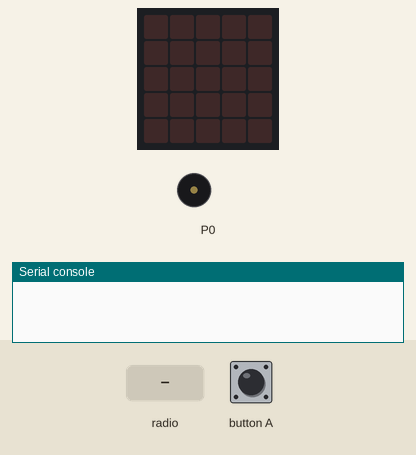
This program was run on a simulated BBC micro:bit (MakeCode). Shown: the board's 5×5 LED display, buzzer (waves = sounding), the last lines printed to the serial console. The inputs (shaded band) are chosen by the test bench. No radio messages arrive unless stated (any console line starting 'radio sent:' is added by the test bench).

Above: at 1.2 s.
1.3 s: button A pressed for 0.15 s
At 1.8 s:
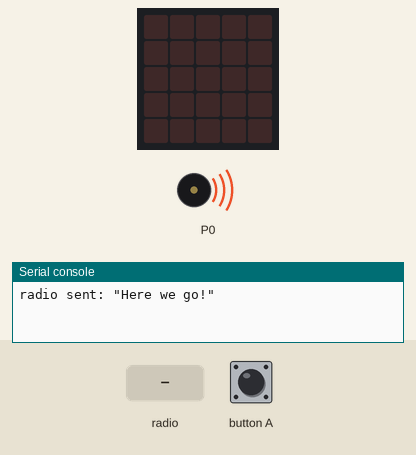
4.4 s: radio message "1" arrives
At 4.8 s:
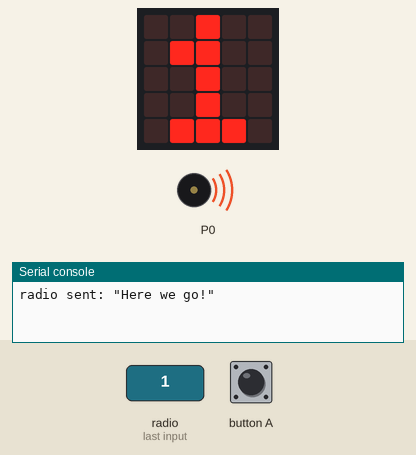
At 6.2 s:
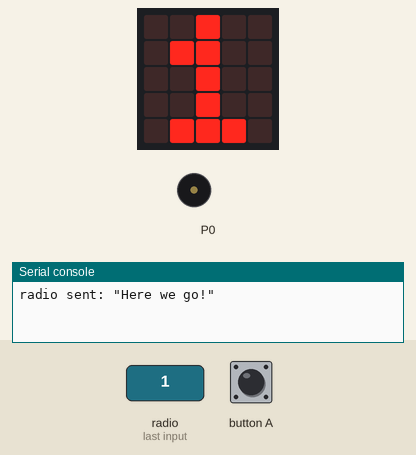
Timing chart, 0 to 7.7 s (numbered marks = the images above; inputs shaded):
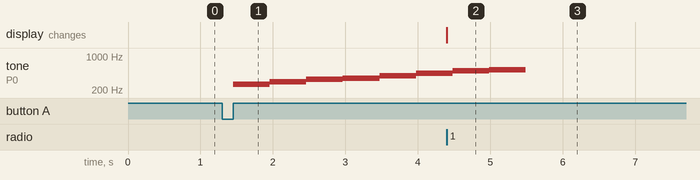

Measured:
- after the input at 1.3 s, tone on P0: plays 262 Hz for 0.51 s, 294 Hz for 0.51 s, 330 Hz for 0.51 s, 349 Hz for 0.51 s, 392 Hz for 0.51 s, 440 Hz for 0.42 s, starting after 0.15 s
- after the input at 4.4 s, the display: changes at once (image 2)

The program:

main.ts
```typescript
input.onButtonPressed(Button.A, function () {
    radio.sendString("\"Here we go!\"")
    music.play(music.stringPlayable("C D E F G A B C5 ", 120), music.PlaybackMode.UntilDone)
})
radio.onReceivedString(function (receivedString) {
    basic.showString(receivedString)
})
radio.setGroup(1)
```

test.ts
```typescript
// les proves van aquí; això no es compilarà quan aquest paquet s'usi com a extensió.
```
